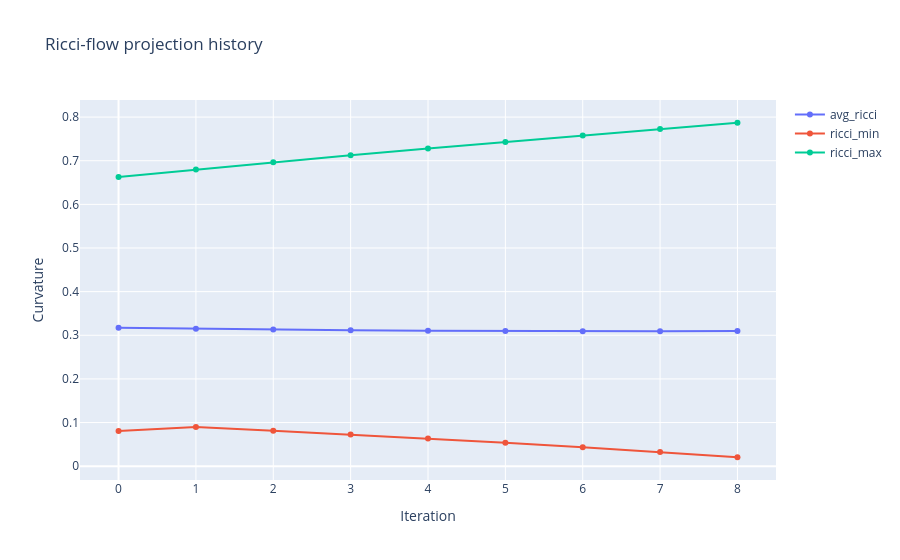

Notebook code for this chart:
### Markdown cell above
## 11. Ricci flow: geometric regularization, not forecasting

Ricci flow updates graph edge lengths according to curvature. In v12 it is used as a geometric experiment:

### Why use Ricci flow
Three kind Graphs made:

|Graph|	Represents|	Main question|
|---|---|---|
|$G_0$|Statistical similarity|	Which stocks move together?|
|$G_{capital}$|Statistical + liquidity similarity|	Which stocks move together with compatible capital scale?|
|$G_{flowed}$|Geometry after Ricci Flow|	What is the intrinsic market manifold after removing local geometric distortions?|

The original graph is only a snapshot. Ricci Flow continuously adjusts edge lengths according to local curvature.

$$d_{ij}^{(t+1)}=d_{ij}^{(t)}\left(1-\eta\kappa_{ij}^{(t)}\right).$$

```
Positive curvature contracts edges.
Negative curvature expands edges.
```
After many iterations, the graph reaches an approximately stable geometry.

It should be interpreted as **regularized geometry**, not the future market state.

### Code cell
G_flowed, flow_history = run_ricci_flow(
    G_ricci,
    iterations=8,
    step_size=0.25,
    alpha=0.5,
    method="OTD",
    proc=1,
)

display(flow_history)
display(compare_before_after_flow(G_ricci, G_flowed).head(10))
plot_ricci_flow_history(flow_history).show()

### Figure 1 — Plotly figure (JSON) as saved in the notebook; plotly's stock layout.template omitted (floating-point values rounded to 4 significant figures)
{"data": [{"mode": "lines+markers", "name": "avg_ricci", "type": "scatter", "x": [0, 1, 2, 3, 4, 5, 6, 7, 8], "y": [0.3174, 0.3152, 0.3133, 0.3118, 0.3106, 0.3097, 0.3093, 0.3093, 0.3098]}, {"mode": "lines+markers", "name": "ricci_min", "type": "scatter", "x": [0, 1, 2, 3, 4, 5, 6, 7, 8], "y": [0.08051, 0.09005, 0.08142, 0.07262, 0.06339, 0.05354, 0.04348, 0.03254, 0.02046]}, {"mode": "lines+markers", "name": "ricci_max", "type": "scatter", "x": [0, 1, 2, 3, 4, 5, 6, 7, 8], "y": [0.6629, 0.6798, 0.6963, 0.7124, 0.7279, 0.743, 0.7578, 0.7726, 0.7871]}], "layout": {"title": {"text": "Ricci-flow projection history"}, "xaxis": {"title": {"text": "Iteration"}}, "yaxis": {"title": {"text": "Curvature"}}}}
